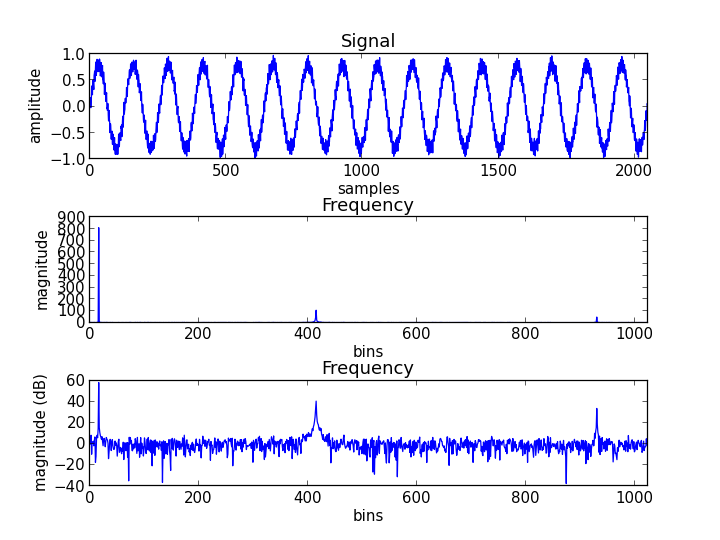

Recreate this plot in Python.
#*******************************************************************************
# pyplot.py
#
# Zac Hester <[email redacted]>
# 2012-07-31
#
# Plot/analysis example using numpy and matplotlib
#
#*******************************************************************************


import  math
import  matplotlib
import  matplotlib.pyplot           as pyplot
import  numpy
import  numpy.fft                   as fft
import  numpy.random                as random


def main( argv ):
    """ script entry point """

    # Number of samples to generate.
    num_samples    = 2048

    # Generate some noise to distort the data.
    noise_strength = 0.05
    noise          = random.uniform( ( -1.0 * noise_strength ),
                                     (  1.0 * noise_strength ),
                                     num_samples )

    # Set the cycle frequencies of three sinusoids.
    cycle_a        = 16.000 * 2.0 * 3.14159 / float( num_samples - 1 )
    cycle_b        = 414.51 * 2.0 * 3.14159 / float( num_samples - 1 )
    cycle_c        = 1117.3 * 2.0 * 3.14159 / float( num_samples - 1 )

    # Set the amplitude of three sinusoids.
    amp_a          = 1.000
    amp_b          = 0.150
    amp_c          = 0.062

    # Determine the maximum envelope of the combined signals.
    max_amp        = amp_a + amp_b + amp_c + noise_strength

    # Create a buffer for the generated data.
    data           = []

    # Synthesize some natural-looking oscillating samples.
    for i in range( num_samples ):

        # Compute a magnitude for the current sample.
        sample = ( amp_a * math.sin( float( i ) * cycle_a ) ) \
               + ( amp_b * math.sin( float( i ) * cycle_b ) ) \
               + ( amp_c * math.sin( float( i ) * cycle_c ) ) \
               + noise[ i ]

        # Normalize the magnitude to unitize the sample set.
        sample /= max_amp

        # Add the sample to the buffer.
        data.append( sample )

    # Compute the FFT.
    fft_data = fft.fft( data )

    # Compute magnitudes for lower-half of spectrum.
    mags = numpy.absolute( fft_data[ : ( num_samples >> 1 ) ] )

    # Convert frequency data to log scale.
    mags_db = [ 20 * numpy.log10( mag ) for mag in mags ]

    # Add some "height" space to allow both subplots to display titles.
    pyplot.subplots_adjust( hspace = 0.55 )

    # Plot the signal amplitude per sample.
    pyplot.subplot( 3, 1, 1 )
    pyplot.plot( data )
    pyplot.xlim( ( 0, num_samples ) )
    pyplot.title( 'Signal' )
    pyplot.xlabel( 'samples' )
    pyplot.ylabel( 'amplitude' )

    # Plot the frequency magnitude per bin.
    pyplot.subplot( 3, 1, 2 )
    pyplot.plot( mags )
    pyplot.xlim( ( 0, num_samples >> 1 ) )
    pyplot.title( 'Frequency' )
    pyplot.xlabel( 'bins' )
    pyplot.ylabel( 'magnitude' )

    # Plot the frequency magnitude (dB) per bin.
    pyplot.subplot( 3, 1, 3 )
    pyplot.plot( mags_db )
    pyplot.xlim( ( 0, num_samples >> 1 ) )
    pyplot.title( 'Frequency' )
    pyplot.xlabel( 'bins' )
    pyplot.ylabel( 'magnitude (dB)' )

    # Check for a user-specified image file.
    if len( argv ) > 1:
        filename = argv[ 1 ]
    else:
        filename = 'pyplot.png'

    # Save the plots to an image file.
    pyplot.savefig( filename, dpi = 90 )


if __name__ == "__main__":
    import sys
    sys.exit( main( sys.argv ) )
